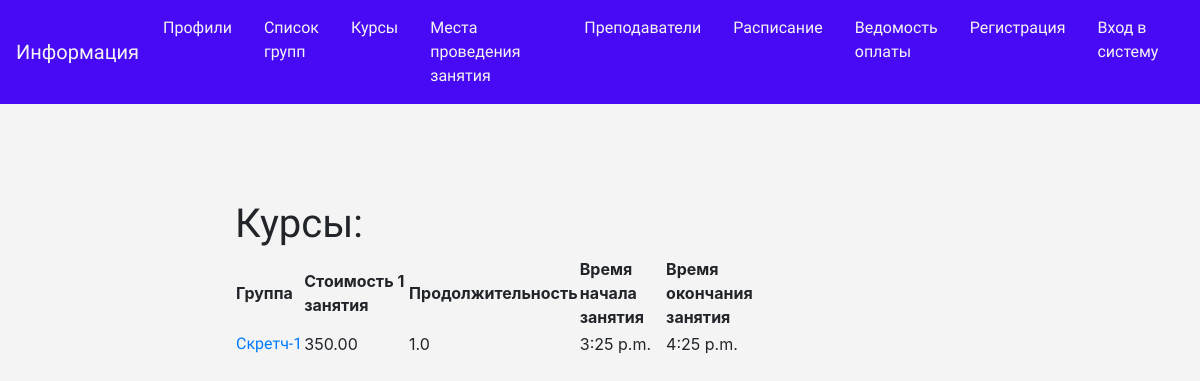
Page /compclass/ on the earlier database version.
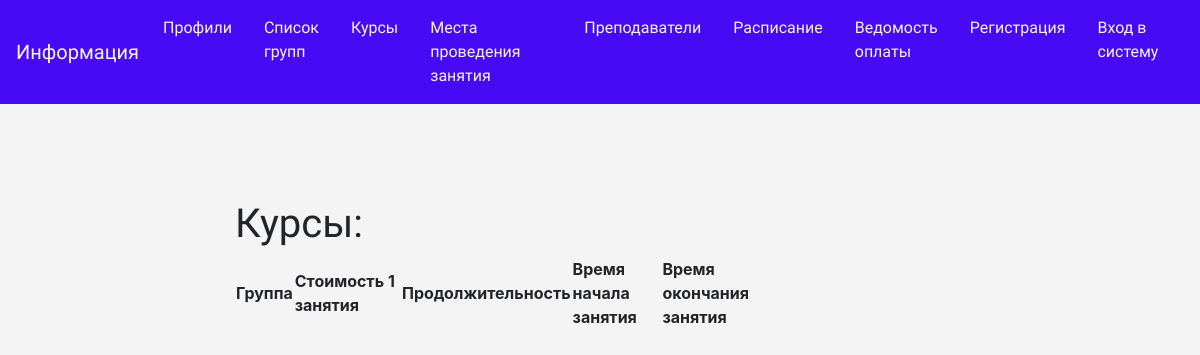
Same page on the later database version.
### userprofile/models.py (models this page shows, shortened)
class Group(models.Model):
    id_group = models.AutoField(primary_key=True)
    name_group = models.CharField(max_length=100)
    def get_absolute_url(self):
        return reverse('group_detail_url', args=[str(self.id_group)])
    def __str__(self):
        return '%s' % self.name_group

class CompClass(models.Model):
    id_comp = models.AutoField(primary_key=True)
    name_comp = models.ManyToManyField('Group', blank=True, related_name='compclass')
    weekday = models.CharField(max_length=15)
    price = models.FloatField()
    long = models.FloatField(max_length=5)
    beg_hours = models.TimeField()
    end_hours = models.TimeField()
    name_teacher = models.OneToOneField('TeacherProfile', blank=True, related_name='teacher',
                                        on_delete=models.CASCADE, )

### userprofile/views.py (the view)
# urls.py: path('compclass/', compclass_list, name='compclass_list_url'),
def compclass_list(request):
    compclass = CompClass.objects.all()
    return render(request, template_name='userprofile/compclass.html', context={'compclass': compclass})

### userprofile/templates/userprofile/compclass.html (shortened to what this page needs)
{% extends 'userprofile/base_profile.html'%}
{% block content %}
<div class="container mt-5">
    <div class="row">
        <div class="col-6 offset-md-2">
<h1 class="mt-5">Курсы:</h1>
    <table>
        <tr>
            <th>Группа</th>
            <th>Стоимость 1 занятия</th>
            <th>Продолжительность</th>
            <th>Время начала занятия</th>
            <th>Время окончания занятия</th>
        </tr>
        {% for each in compclass %}
        {% for cmcl in each.name_comp.all %}
        <tr>
            <td><a href="{{ cmcl.get_absolute_url }}">{{ cmcl }}</a></td>
            <td>{{ each.price|floatformat:2 }}</td>
            <td>{{ each.long }}</td>
            <td>{{ each.beg_hours }}</td>
            <td>{{ each.end_hours }}</td>
        </tr>
        {% endfor %}
        {% endfor %}
    </table>
        </div>
    </div>
</div>
{% endblock %}

### userprofile/templates/userprofile/base_profile.html
{% extends 'base.html' %}

### templates/base.html (shortened to what this page needs)
<!DOCTYPE html>
<html lang="ru">
<head>
{% load static %}
    {% block head %}
    <link rel="stylesheet" href="https://stackpath.bootstrapcdn.com/bootstrap/4.4.1/css/bootstrap.min.css"
>
    <link rel="stylesheet" type="text/css" href="{% static 'userprofile/css/main.css' %}">
    {% endblock %}
</head>
<body>
<nav class="navbar navbar-expand-lg">
    <a class="navbar-brand" href="{% url 'info_url' %}">Информация</a>
    <div class="collapse navbar-collapse" id="navbarSupportedContent">
        <ul class="navbar-nav mr-auto">
            <li class="nav-item active">
                <a class="nav-link" href="{% url 'profile_list_url' %}">Профили</a>
            </li>
            <li class="nav-item active">
                <a class="nav-link" href="{% url 'groups_list_url' %}">Список групп</a>
            </li>
            <li class="nav-item active">
                <a class="nav-link" href="{% url 'compclass_list_url' %}">Курсы</a>
            </li>
            <li class="nav-item active">
                <a class="nav-link" href="{% url 'places_list_url' %}">Места проведения занятия</a>
            </li>
            <li class="nav-item active">
                <a class="nav-link" href="{% url 'teachers_list_url' %}">Преподаватели</a>
            </li>
             <li class="nav-item active">
                <a class="nav-link" href="{% url 'lessons_detail_url' %}">Расписание</a>
            </li>
             <li class="nav-item">
                <a class="nav-link " data-value="contact" href="{% url 'statement_detail_url' %}">Ведомость оплаты</a>
              </li>
            <li class="nav-item">
	            <a class="nav-link " data-value="contact" href="{% url 'user_registration' %}">Регистрация</a>
	        </li>
        {% if not user.is_authenticated %}
            <li class="nav-item">
	        <a class="nav-link " data-value="contact" href="{% url 'login' %}">Вход в систему</a>
	      </li>
            {% endif %}
        </ul>
    </div>
</nav>
{% block content %}{% endblock %}
</body>
</html>

### userprofile/static/userprofile/css/main.css (style rules this page uses)
body { padding: 0; margin: 0; background:#f4f4f4; }
html,h1,h2,h3,h4,h5,h6,a { font-family: "Raleway"; }
.navbar { background:rgb(72, 10, 245); }
.nav-link , .navbar-brand { color: #f4f4f4; cursor: pointer; }
.nav-link { margin-right: 1em !important; }
.navbar-collapse { justify-content: flex-end; }

Differences in the rows shown:
removed CompClass: price "350.00", long "1.0", beg_hours "3:25 p.m.", end_hours "4:25 p.m."
removed Group: name_group "Скретч-1"
